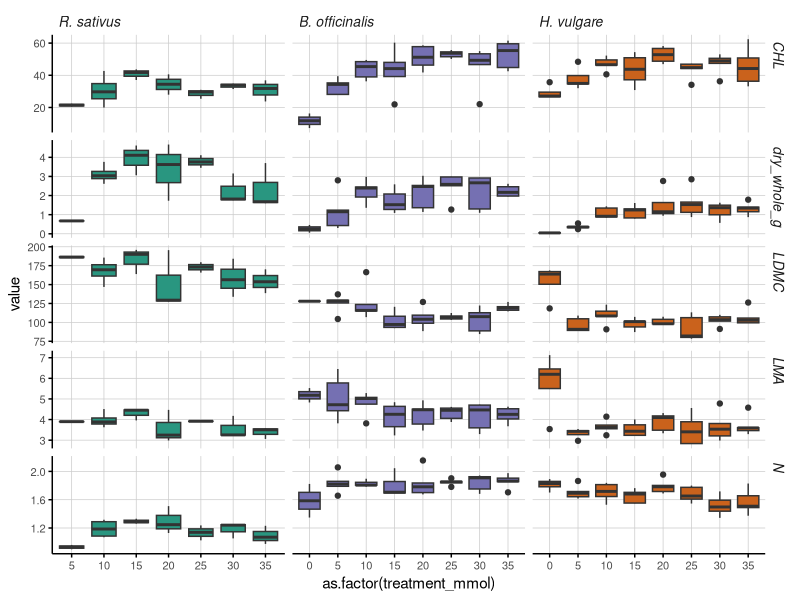

This figure's R source:
##' Create small multiples of different structural
##' and biochemical traits responding to nitrogen.
##' 
##' @author: Nathan D. Malamud
##' @date: 2021-11-11
##' 

library(tidyverse)
library(ggplot2)
library(ggpubr)

# Load data for traits
# REMINDER: Set Working Directory -> Source File Location
data <- read_csv("./data/traits.csv")

# TODO: move prospect_rtm_output to data
# Load prospect measurements from spec curves
prospect <- read_csv("./data/molecular_content.csv") %>%
  select(-c(sampleID, species, treatment_mmol))
data <- merge(data, prospect, by = "barcodeID")

# Define Factor Levels (Treatment and Species)
data$treatment_mmol <- data$treatment_mmol
data$species <- factor(data$species, levels=c("R. sativus", "B. officinalis", "H. vulgare"))
data$LDMC <- as.numeric(data$LDMC)

# Define a custom theme for all plots
custom_theme <- theme_minimal(base_family = "sans") + 
  theme(
    axis.text = element_text(size = 8),
    panel.grid.minor = element_blank(),
    panel.grid.major = element_line(size = 0.25, color = "grey80"),
    axis.line = element_line(size = 0.5, color = "black"),
    axis.ticks = element_line(size = 0.5, color = "black"),
    strip.text = element_text(hjust = 0, size = 10, face = "italic"),
    legend.position = "none"
  )

# Assign factor levels
data$species <- factor(data$species, levels = c("R. sativus", "B. officinalis", "H. vulgare"))

# Ensure numeric values (TODO: quality check all of this)
data$treatment_mmol <- as.numeric(data$treatment_mmol) 
data$Qamb <- as.double(data$Qamb)

# Define colors for each species
josef_colors <- c("R. sativus" = "#299680", "B. officinalis" = "#7570b2", "H. vulgare" = "#ca621c")

# Define average growth rate for each species, assume 6 week interval
data$shoot_growth <- data$dry_whole_g / (6 * 7) # gram per day
data$CHL_cm2 <- data$CHL
data$CHL_g <- data$CHL_cm2 / (data$LMA) # TODO: check your units here
data$ETR <- (data$ETR / data$Qamb) * 50.0 # Based on PhiPSII measurements

# Filter out traits of interest
data <- data %>% select(barcodeID, species, treatment_mmol,
  LDMC, # Leaf dry matter content
  LMA, # Leaf mass per area
  CHL, # Chlorophyll pigment content
  N, # Effective number of mesophyll layers
  #ETR, # Expected rate of electron transport
  dry_whole_g # Dry weight of whole plant
)

# TODO: decide whether log axis transformation is appropriate
# And adjust labels as such
# Log-transformed data
data_log10 <- data %>%
  mutate(
    LMA = log10(LMA),
    LDMC = log10(LDMC),
    N = log10(N),
    #ETR = log10(ETR),
    CHL = log10(CHL),
    dry_whole_g = log10(dry_whole_g)
  )

# Create long form of data
data_long <- data %>% pivot_longer(
  cols = -c(barcodeID, species, treatment_mmol), names_to = "trait",
  values_to = "value")

# TODO: clean this up, add n numbers for species
# Use asymptotic / loess curves instead of box plots
# fix x and y labels
# Create a small multiple of boxplots for each trait
ggplot(data_long, aes(x = as.factor(treatment_mmol), y = value, fill = species)) +
    geom_boxplot() + facet_grid(trait ~ species, scales="free") +
    scale_fill_manual(values = josef_colors) +
    custom_theme

